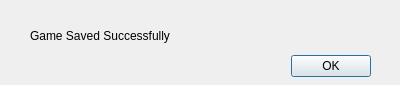
<?xml version="1.0" encoding="UTF-8"?>
<ui version="4.0">
 <class>SuccessSaveDialog</class>
 <widget class="QDialog" name="SuccessSaveDialog">
  <property name="geometry">
   <rect>
    <x>0</x>
    <y>0</y>
    <width>400</width>
    <height>85</height>
   </rect>
  </property>
  <property name="windowTitle">
   <string>Success</string>
  </property>
  <widget class="QDialogButtonBox" name="buttonBox">
   <property name="geometry">
    <rect>
     <x>30</x>
     <y>50</y>
     <width>341</width>
     <height>32</height>
    </rect>
   </property>
   <property name="orientation">
    <enum>Qt::Horizontal</enum>
   </property>
   <property name="standardButtons">
    <set>QDialogButtonBox::Ok</set>
   </property>
  </widget>
  <widget class="QLabel" name="labelSuccessSave">
   <property name="geometry">
    <rect>
     <x>30</x>
     <y>20</y>
     <width>161</width>
     <height>31</height>
    </rect>
   </property>
   <property name="text">
    <string>Game Saved Successfully</string>
   </property>
  </widget>
 </widget>
 <resources/>
 <connections>
  <connection>
   <sender>buttonBox</sender>
   <signal>accepted()</signal>
   <receiver>SuccessSaveDialog</receiver>
   <slot>accept()</slot>
   <hints>
    <hint type="sourcelabel">
     <x>248</x>
     <y>254</y>
    </hint>
    <hint type="destinationlabel">
     <x>157</x>
     <y>274</y>
    </hint>
   </hints>
  </connection>
  <connection>
   <sender>buttonBox</sender>
   <signal>rejected()</signal>
   <receiver>SuccessSaveDialog</receiver>
   <slot>reject()</slot>
   <hints>
    <hint type="sourcelabel">
     <x>316</x>
     <y>260</y>
    </hint>
    <hint type="destinationlabel">
     <x>286</x>
     <y>274</y>
    </hint>
   </hints>
  </connection>
 </connections>
</ui>
